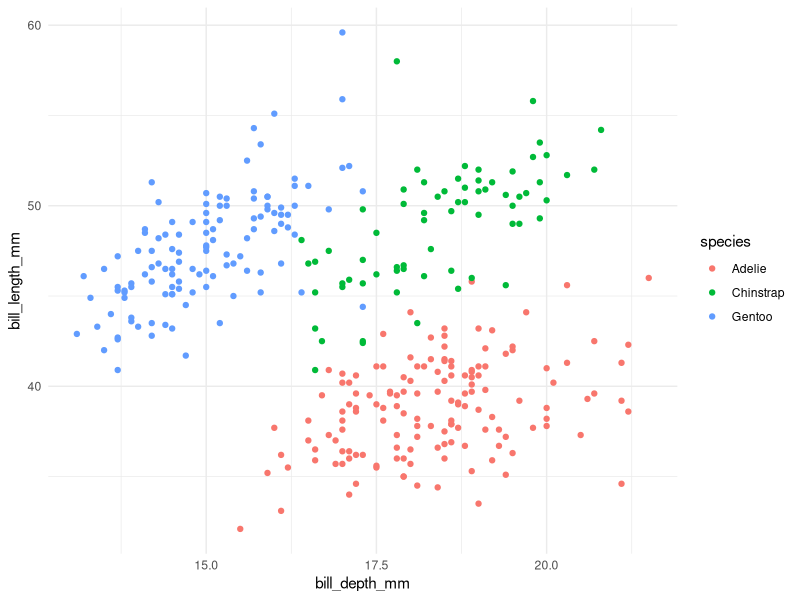
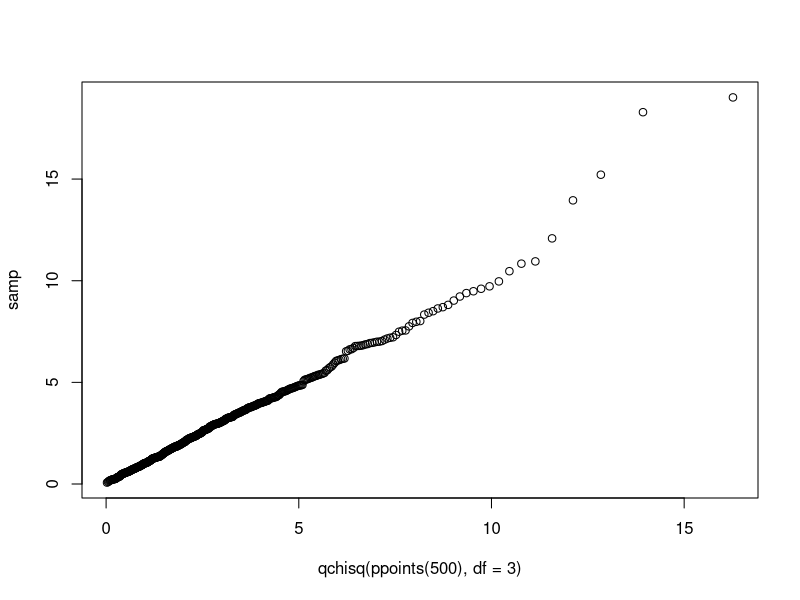

Generate these figures, in order, with R: (Note: this script raises an error after producing the figures.)
## ---- chunk 1
knitr::opts_chunk$set(echo = TRUE)
## ---- chunk 2
library(palmerpenguins)
library(stats)
library(psych)
library(ggplot2)
library(tidyverse)
penguins


#first function, tell us descriptives, and show us some boxplots?
str(penguins)
species_tables <- describeBy(penguins,group="species")

species_tables
penguins %>% 
  na.omit() %>% 
  ggplot(aes(x = bill_depth_mm, y = bill_length_mm))+
  geom_point(aes(color = species))+
  theme_minimal()
  

samp <- rchisq(600,df=3)

qqplot(qchisq(ppoints(500),df=3),samp)

gentoo <- penguins %>% 
  filter(species == "Gentoo")


# are my numerics normal? 
nums <- rnorm(n=124,mean=47.50,sd=3.08)

describe(nums)
gentoo$bill_length_mm
describe(gentoo)
rnbinom()

